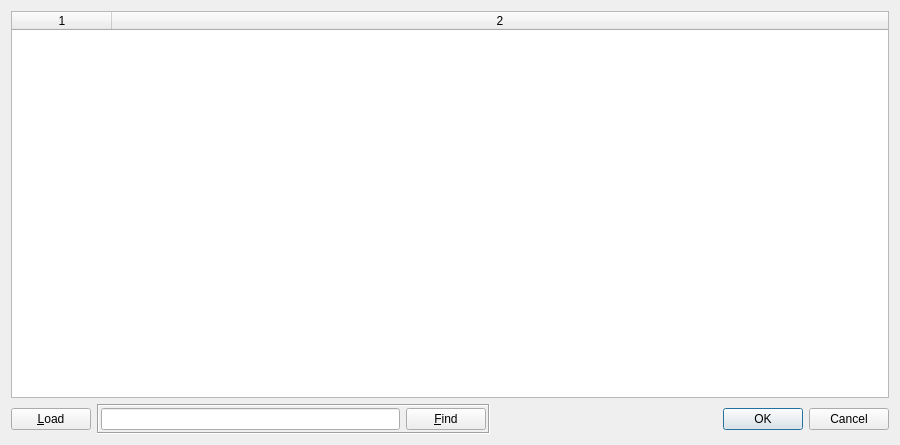
<?xml version="1.0" encoding="UTF-8"?>
<ui version="4.0">
 <class>RefDialog</class>
 <widget class="QWidget" name="RefDialog">
  <property name="geometry">
   <rect>
    <x>0</x>
    <y>0</y>
    <width>900</width>
    <height>445</height>
   </rect>
  </property>
  <property name="windowTitle">
   <string>Stations</string>
  </property>
  <layout class="QVBoxLayout" name="verticalLayout">
   <item>
    <widget class="QTableWidget" name="tWStationList">
     <property name="editTriggers">
      <set>QAbstractItemView::NoEditTriggers</set>
     </property>
     <property name="selectionMode">
      <enum>QAbstractItemView::SingleSelection</enum>
     </property>
     <property name="selectionBehavior">
      <enum>QAbstractItemView::SelectRows</enum>
     </property>
     <property name="sortingEnabled">
      <bool>true</bool>
     </property>
     <property name="columnCount">
      <number>2</number>
     </property>
     <attribute name="horizontalHeaderStretchLastSection">
      <bool>true</bool>
     </attribute>
     <attribute name="verticalHeaderVisible">
      <bool>false</bool>
     </attribute>
     <column/>
     <column/>
    </widget>
   </item>
   <item>
    <layout class="QHBoxLayout" name="horizontalLayout_3">
     <item>
      <widget class="QPushButton" name="btnLoad">
       <property name="toolTip">
        <string>Load stations</string>
       </property>
       <property name="text">
        <string>&amp;Load</string>
       </property>
      </widget>
     </item>
     <item>
      <widget class="QFrame" name="wgFind">
       <property name="frameShape">
        <enum>QFrame::Box</enum>
       </property>
       <property name="frameShadow">
        <enum>QFrame::Sunken</enum>
       </property>
       <layout class="QHBoxLayout" name="horizontalLayout_2">
        <property name="leftMargin">
         <number>2</number>
        </property>
        <property name="topMargin">
         <number>2</number>
        </property>
        <property name="rightMargin">
         <number>2</number>
        </property>
        <property name="bottomMargin">
         <number>2</number>
        </property>
        <item>
         <widget class="QLineEdit" name="lEFind">
          <property name="toolTip">
           <string>Search string</string>
          </property>
          <property name="clearButtonEnabled">
           <bool>true</bool>
          </property>
         </widget>
        </item>
        <item>
         <widget class="QPushButton" name="btnFind">
          <property name="toolTip">
           <string>Start search</string>
          </property>
          <property name="text">
           <string>&amp;Find</string>
          </property>
         </widget>
        </item>
       </layout>
      </widget>
     </item>
     <item>
      <widget class="QDialogButtonBox" name="buttonBox">
       <property name="standardButtons">
        <set>QDialogButtonBox::Cancel|QDialogButtonBox::Ok</set>
       </property>
      </widget>
     </item>
    </layout>
   </item>
  </layout>
 </widget>
 <resources/>
 <connections/>
</ui>
